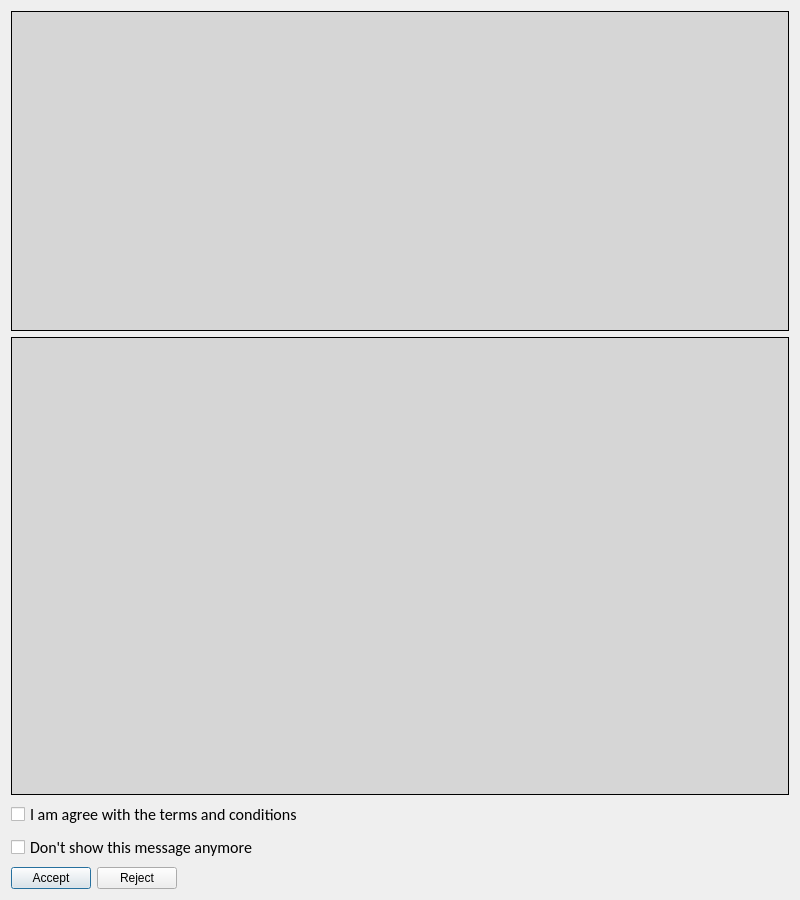
<?xml version="1.0" encoding="UTF-8"?>
<ui version="4.0">
 <class>LicenseWindow</class>
 <widget class="QDialog" name="LicenseWindow">
  <property name="windowModality">
   <enum>Qt::NonModal</enum>
  </property>
  <property name="geometry">
   <rect>
    <x>0</x>
    <y>0</y>
    <width>800</width>
    <height>900</height>
   </rect>
  </property>
  <property name="sizePolicy">
   <sizepolicy hsizetype="Fixed" vsizetype="Fixed">
    <horstretch>0</horstretch>
    <verstretch>0</verstretch>
   </sizepolicy>
  </property>
  <property name="minimumSize">
   <size>
    <width>800</width>
    <height>900</height>
   </size>
  </property>
  <property name="maximumSize">
   <size>
    <width>800</width>
    <height>900</height>
   </size>
  </property>
  <property name="windowTitle">
   <string>Signal | GNU General Public License</string>
  </property>
  <property name="modal">
   <bool>true</bool>
  </property>
  <layout class="QGridLayout" name="gridLayout_2">
   <item row="3" column="0">
    <layout class="QHBoxLayout" name="horizontalLayout">
     <item>
      <widget class="QPushButton" name="ButtonAccept">
       <property name="text">
        <string>Accept</string>
       </property>
      </widget>
     </item>
     <item>
      <widget class="QPushButton" name="ButtonReject">
       <property name="text">
        <string>Reject</string>
       </property>
      </widget>
     </item>
     <item>
      <spacer name="horizontalSpacer">
       <property name="orientation">
        <enum>Qt::Horizontal</enum>
       </property>
       <property name="sizeHint" stdset="0">
        <size>
         <width>40</width>
         <height>20</height>
        </size>
       </property>
      </spacer>
     </item>
    </layout>
   </item>
   <item row="1" column="0">
    <widget class="QTextEdit" name="InfoBoard">
     <property name="palette">
      <palette>
       <active>
        <colorrole role="Base">
         <brush brushstyle="SolidPattern">
          <color alpha="255">
           <red>214</red>
           <green>214</green>
           <blue>214</blue>
          </color>
         </brush>
        </colorrole>
       </active>
       <inactive>
        <colorrole role="Base">
         <brush brushstyle="SolidPattern">
          <color alpha="255">
           <red>214</red>
           <green>214</green>
           <blue>214</blue>
          </color>
         </brush>
        </colorrole>
       </inactive>
       <disabled>
        <colorrole role="Base">
         <brush brushstyle="SolidPattern">
          <color alpha="255">
           <red>240</red>
           <green>240</green>
           <blue>240</blue>
          </color>
         </brush>
        </colorrole>
       </disabled>
      </palette>
     </property>
     <property name="font">
      <font>
       <family>Courier New</family>
       <pointsize>12</pointsize>
      </font>
     </property>
     <property name="focusPolicy">
      <enum>Qt::ClickFocus</enum>
     </property>
     <property name="inputMethodHints">
      <set>Qt::ImhNone</set>
     </property>
     <property name="frameShape">
      <enum>QFrame::Box</enum>
     </property>
     <property name="frameShadow">
      <enum>QFrame::Plain</enum>
     </property>
     <property name="verticalScrollBarPolicy">
      <enum>Qt::ScrollBarAlwaysOff</enum>
     </property>
     <property name="horizontalScrollBarPolicy">
      <enum>Qt::ScrollBarAsNeeded</enum>
     </property>
     <property name="documentTitle">
      <string>GNU/GPL license agreement</string>
     </property>
     <property name="undoRedoEnabled">
      <bool>false</bool>
     </property>
     <property name="lineWrapMode">
      <enum>QTextEdit::NoWrap</enum>
     </property>
     <property name="readOnly">
      <bool>true</bool>
     </property>
     <property name="html">
      <string>&lt;!DOCTYPE HTML PUBLIC &quot;-//W3C//DTD HTML 4.0//EN&quot; &quot;http://www.w3.org/TR/REC-html40/strict.dtd&quot;&gt;
&lt;html&gt;&lt;head&gt;&lt;meta name=&quot;qrichtext&quot; content=&quot;1&quot; /&gt;&lt;title&gt;GNU/GPL license agreement&lt;/title&gt;&lt;style type=&quot;text/css&quot;&gt;
p, li { white-space: pre-wrap; }
&lt;/style&gt;&lt;/head&gt;&lt;body style=&quot; font-family:'Courier New'; font-size:12pt; font-weight:400; font-style:normal;&quot;&gt;
&lt;p style=&quot;-qt-paragraph-type:empty; margin-top:0px; margin-bottom:0px; margin-left:0px; margin-right:0px; -qt-block-indent:0; text-indent:0px;&quot;&gt;&lt;br /&gt;&lt;/p&gt;&lt;/body&gt;&lt;/html&gt;</string>
     </property>
     <property name="acceptRichText">
      <bool>false</bool>
     </property>
     <property name="textInteractionFlags">
      <set>Qt::LinksAccessibleByKeyboard|Qt::LinksAccessibleByMouse|Qt::TextBrowserInteraction|Qt::TextSelectableByKeyboard|Qt::TextSelectableByMouse</set>
     </property>
    </widget>
   </item>
   <item row="2" column="0">
    <layout class="QVBoxLayout" name="verticalLayout">
     <item>
      <widget class="QCheckBox" name="CheckBoxAgreement">
       <property name="font">
        <font>
         <family>Calibri</family>
         <pointsize>12</pointsize>
        </font>
       </property>
       <property name="text">
        <string>I am agree with the terms and conditions</string>
       </property>
      </widget>
     </item>
     <item>
      <widget class="QCheckBox" name="CheckBoxDontShowAgain">
       <property name="font">
        <font>
         <family>Calibri</family>
         <pointsize>12</pointsize>
        </font>
       </property>
       <property name="text">
        <string>Don't show this message anymore</string>
       </property>
      </widget>
     </item>
    </layout>
   </item>
   <item row="0" column="0">
    <widget class="QFrame" name="frame">
     <property name="palette">
      <palette>
       <active>
        <colorrole role="Button">
         <brush brushstyle="SolidPattern">
          <color alpha="255">
           <red>214</red>
           <green>214</green>
           <blue>214</blue>
          </color>
         </brush>
        </colorrole>
        <colorrole role="Base">
         <brush brushstyle="SolidPattern">
          <color alpha="255">
           <red>214</red>
           <green>214</green>
           <blue>214</blue>
          </color>
         </brush>
        </colorrole>
        <colorrole role="Window">
         <brush brushstyle="SolidPattern">
          <color alpha="255">
           <red>214</red>
           <green>214</green>
           <blue>214</blue>
          </color>
         </brush>
        </colorrole>
       </active>
       <inactive>
        <colorrole role="Button">
         <brush brushstyle="SolidPattern">
          <color alpha="255">
           <red>214</red>
           <green>214</green>
           <blue>214</blue>
          </color>
         </brush>
        </colorrole>
        <colorrole role="Base">
         <brush brushstyle="SolidPattern">
          <color alpha="255">
           <red>214</red>
           <green>214</green>
           <blue>214</blue>
          </color>
         </brush>
        </colorrole>
        <colorrole role="Window">
         <brush brushstyle="SolidPattern">
          <color alpha="255">
           <red>214</red>
           <green>214</green>
           <blue>214</blue>
          </color>
         </brush>
        </colorrole>
       </inactive>
       <disabled>
        <colorrole role="Button">
         <brush brushstyle="SolidPattern">
          <color alpha="255">
           <red>214</red>
           <green>214</green>
           <blue>214</blue>
          </color>
         </brush>
        </colorrole>
        <colorrole role="Base">
         <brush brushstyle="SolidPattern">
          <color alpha="255">
           <red>214</red>
           <green>214</green>
           <blue>214</blue>
          </color>
         </brush>
        </colorrole>
        <colorrole role="Window">
         <brush brushstyle="SolidPattern">
          <color alpha="255">
           <red>214</red>
           <green>214</green>
           <blue>214</blue>
          </color>
         </brush>
        </colorrole>
       </disabled>
      </palette>
     </property>
     <property name="styleSheet">
      <string notr="true">background-color: rgb(214, 214, 214);</string>
     </property>
     <property name="frameShape">
      <enum>QFrame::Box</enum>
     </property>
     <property name="frameShadow">
      <enum>QFrame::Plain</enum>
     </property>
     <layout class="QGridLayout" name="gridLayout">
      <item row="0" column="0">
       <spacer name="horizontalSpacer_2">
        <property name="orientation">
         <enum>Qt::Horizontal</enum>
        </property>
        <property name="sizeHint" stdset="0">
         <size>
          <width>222</width>
          <height>20</height>
         </size>
        </property>
       </spacer>
      </item>
      <item row="0" column="1">
       <widget class="QLabel" name="LogoLabel">
        <property name="sizePolicy">
         <sizepolicy hsizetype="Fixed" vsizetype="Fixed">
          <horstretch>0</horstretch>
          <verstretch>0</verstretch>
         </sizepolicy>
        </property>
        <property name="minimumSize">
         <size>
          <width>300</width>
          <height>300</height>
         </size>
        </property>
        <property name="maximumSize">
         <size>
          <width>300</width>
          <height>300</height>
         </size>
        </property>
        <property name="frameShape">
         <enum>QFrame::NoFrame</enum>
        </property>
        <property name="frameShadow">
         <enum>QFrame::Plain</enum>
        </property>
        <property name="text">
         <string/>
        </property>
        <property name="pixmap">
         <pixmap>../../data/style/triforce_signed.png</pixmap>
        </property>
        <property name="scaledContents">
         <bool>true</bool>
        </property>
        <property name="alignment">
         <set>Qt::AlignCenter</set>
        </property>
       </widget>
      </item>
      <item row="0" column="2">
       <spacer name="horizontalSpacer_3">
        <property name="orientation">
         <enum>Qt::Horizontal</enum>
        </property>
        <property name="sizeHint" stdset="0">
         <size>
          <width>222</width>
          <height>20</height>
         </size>
        </property>
       </spacer>
      </item>
     </layout>
    </widget>
   </item>
  </layout>
 </widget>
 <tabstops>
  <tabstop>CheckBoxAgreement</tabstop>
  <tabstop>CheckBoxDontShowAgain</tabstop>
  <tabstop>ButtonAccept</tabstop>
  <tabstop>ButtonReject</tabstop>
 </tabstops>
 <resources/>
 <connections>
  <connection>
   <sender>ButtonAccept</sender>
   <signal>clicked()</signal>
   <receiver>LicenseWindow</receiver>
   <slot>accept()</slot>
   <hints>
    <hint type="sourcelabel">
     <x>63</x>
     <y>881</y>
    </hint>
    <hint type="destinationlabel">
     <x>388</x>
     <y>879</y>
    </hint>
   </hints>
  </connection>
  <connection>
   <sender>ButtonReject</sender>
   <signal>clicked()</signal>
   <receiver>LicenseWindow</receiver>
   <slot>reject()</slot>
   <hints>
    <hint type="sourcelabel">
     <x>143</x>
     <y>874</y>
    </hint>
    <hint type="destinationlabel">
     <x>505</x>
     <y>866</y>
    </hint>
   </hints>
  </connection>
 </connections>
</ui>
